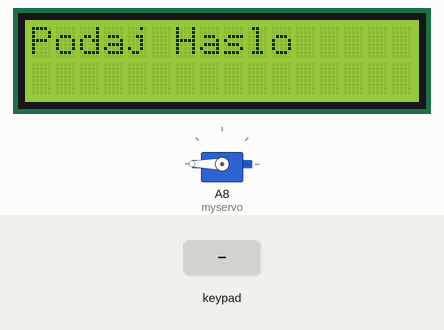
Bench run of a sketch on a simulated Arduino Mega 2560, built with avr-gcc and run on an emulated ATmega2560. Shown: servo, 16×2 character LCD. Inputs (shaded band) come from the test bench.

Above: at 4.8 s.
4.9 s: keypad keys 1 1 1 1 1 1 pressed 0.4 s apart
At 8.6 s:
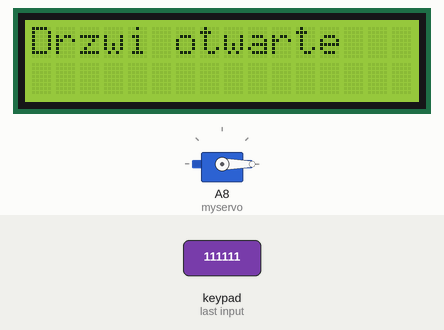
8.9 s: key '#' pressed
At 10.3 s:
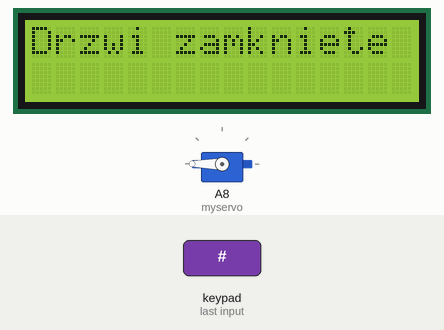
11.9 s: keypad keys 1 4 1 5 1 6 1 7 # pressed 0.4 s apart
At 16.6 s:
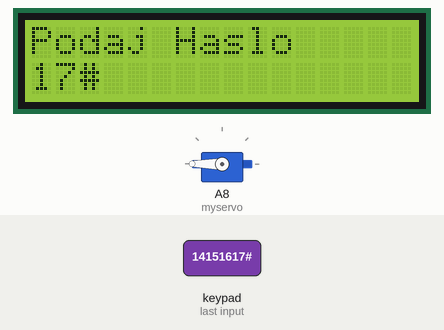
17.0 s: key 'A' pressed
At 17.4 s:
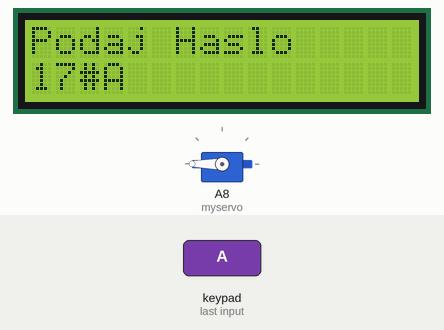
18.5 s: key 'B' pressed
At 19.7 s:
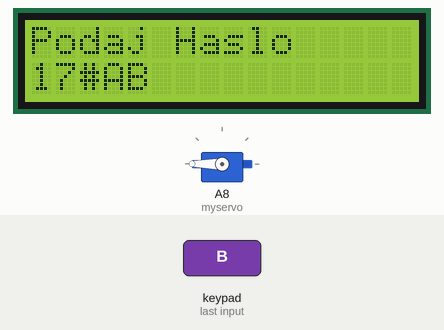
20.0 s: keypad keys 1 4 1 5 1 6 1 7 * pressed 0.4 s apart
At 25.0 s:
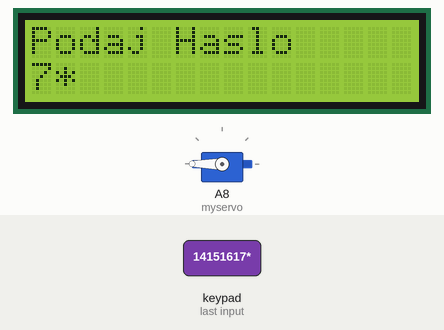
Timing chart, 0 to 26.1 s (numbered marks = the images above; inputs shaded):
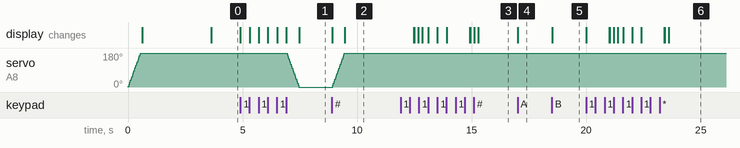

The sketch:

Lock_Project.ino
```cpp
#include <Keypad.h>
#include <LiquidCrystal.h>
#include <Servo.h>

Servo myservo;

LiquidCrystal lcd(A0, A1, A2, A3, A4, A5);

#define dlugoschasla 7

int pozycja ;

char rozmiarhasla[dlugoschasla];
char prawidlowe_haslo[dlugoschasla] = "111111";
byte wpis =0;

char klawisz ;

const byte ROWS = 4;
const byte COLS = 4;
char keys[ROWS][COLS] = {
  {'1','2','3','A'},
  {'4','5','6','B'},
  {'7','8','9','C'},
  {'*','0','#','D'}
};
bool zamek = 1 ;

byte rowPins[ROWS] = {14, 15, 16, 17};
byte colPins[COLS] = {18, 19, 20, 21};

Keypad klawiatura = Keypad( makeKeymap(keys), rowPins, colPins, ROWS, COLS );

void setup()
{
  myservo.attach(A8);
  ZamekZamykanie();
  lcd.begin(16, 2);
  lcd.print(" Zamek do drzwi");
  lcd.setCursor(0, 1);
  lcd.print("Projekt");
  delay(3000);
  lcd.clear();

}

void loop()
{
  if (zamek == 0)
  {
    klawisz= klawiatura.getKey();

    if (klawisz== '#')

    {
      lcd.clear();
      ZamekZamykanie();
      lcd.print("Drzwi zamkniete");
      delay(3000);
      zamek = 1;
      lcd.clear ();
    }
  }

  else DrzwiOtwieranie();
}

void ZerowanieWartosci()
{
  while (wpis != 0)
  {
    rozmiarhasla[wpis--] = 0;
  }
  return;
}

void ZamekOtwieranie()
{
  for (pozycja = 180; pozycja >= 0; pozycja -= 5) {
    myservo.write(pozycja);
    delay(15);
  }
}

void ZamekZamykanie()
{
  for (pozycja = 0; pozycja <= 180; pozycja+= 5) {
    myservo.write(pozycja);
    delay(15);
  }
}

void DrzwiOtwieranie()
{
  lcd.setCursor(0, 0);
  lcd.print("Podaj Haslo");

 klawisz = klawiatura.getKey();
  if (klawisz)
  {
    rozmiarhasla[wpis] = klawisz;
    lcd.setCursor(wpis, 1);
    lcd.print(rozmiarhasla[wpis]);
    wpis++;
  }

  if (wpis == dlugoschasla - 1)
  {
    if (strcmp(rozmiarhasla, prawidlowe_haslo)==0)
    {
      lcd.clear();
      ZamekOtwieranie();
      lcd.print("Drzwi otwarte");
      zamek = 0;
    }
    else
    {
      lcd.clear();
      lcd.print("Zle haslo");
      delay(1000);
     zamek= 1;
    }
    ZerowanieWartosci();
  }
}
```

Measured:
- after the input at 4.9 s, servo on A8 (myservo): moves from 180° to 0° over 0.51 s, starting after 2.0 s; the display: first changes at once (image 1 shows a later state)
- after the input at 8.9 s, servo on A8 (myservo): moves from 0° to 180° over 0.51 s, starting at once; the display: first changes at once (image 2 shows a later state)
- after the input at 17.0 s, the display: changes at once (image 4)
- after the input at 18.5 s, the display: changes at once (image 5)
- after the input at 20.0 s, the display: first changes at once (image 6 shows a later state)
